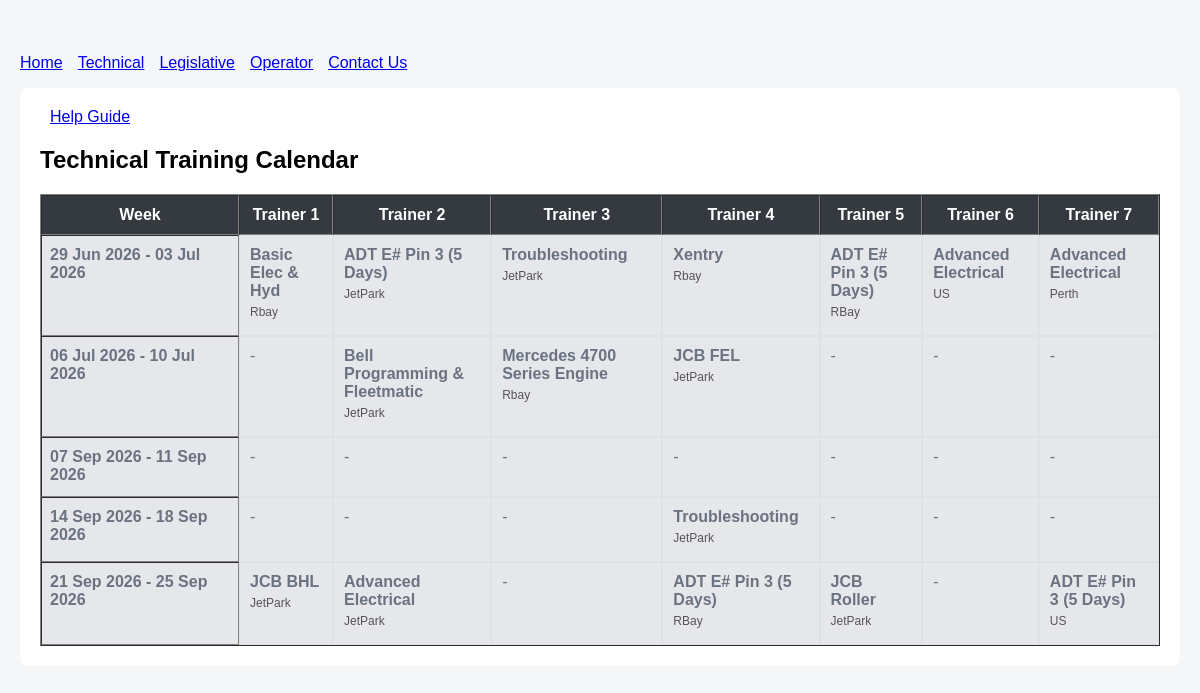
The app's page /technical/ with its own data.
### system/models.py (models this page shows, shortened)
class Instructor(models.Model):
    name = models.CharField(max_length=100, unique=True)
    category = models.CharField(max_length=50, choices=[("technical", "Technical"), ("legislative", "Legislative")], default="technical")

class TrainingWeek(models.Model):
    week_range = models.CharField(max_length=100, unique=True, blank=True)
    start_date = models.DateField(null=True, blank=True)
    end_date = models.DateField(null=True, blank=True)
    class Meta:
        ordering = ['start_date']
    @property
    def display_name(self):
        if self.start_date and self.end_date:
            if self.start_date == self.end_date:
                return self.start_date.strftime('%d %b %Y')
            return f"{self.start_date.strftime('%d %b %Y')} - {self.end_date.strftime('%d %b %Y')}"
        return self.week_range or ""
    @property
    def is_booking_closed(self):
        today = date.today()
        if self.end_date and self.end_date < today:
            return True
        if not self.start_date:
            return False
        return today >= self.start_date - timedelta(days=7)

class ScheduleSlot(models.Model):
    week = models.ForeignKey(TrainingWeek, models.CASCADE, related_name="slots")
    instructor = models.ForeignKey(Instructor, on_delete=models.CASCADE, related_name="slots")
    training_title = models.CharField(max_length=200, help_text="e.g., ADT E# PIN 3 (5 Days)")
    venue_info = models.CharField(max_length=100, help_text="e.g., JetPark")
    prerequisite = models.TextField(blank=True, help_text="Optional prerequisite shown on the booking form")
    capacity = models.PositiveIntegerField(default=12, help_text="Total seats available")
    class Meta:
        unique_together = ("instructor", "week")
    @property
    def booked_count(self):
        tech_count = self.technical_booking.count()
        return tech_count
    @property
    def seats_remaining(self):
        return max(self.capacity - self.booked_count, 0)

### system/views.py (the view)
# urls.py: path('technical/', views.technical_page, name='technical'),
def technical_page(request):
    instructors = Instructor.objects.filter(category="technical")
    weeks = TrainingWeek.objects.all().order_by("start_date")
    slots = ScheduleSlot.objects.select_related("week", "instructor").all()
    grid_lookup = {}
    for slot in slots:
        grid_lookup[(slot.week_id, slot.instructor_id)] = slot
    calendar_rows = []
    for week in weeks:
        row_cells = []
        for instructor in instructors:
            slot = grid_lookup.get((week.id, instructor.id))
            row_cells.append({"instructor": instructor, "slot": slot})
        calendar_rows.append({"week": week, "cells": row_cells, "booking_closed": week.is_booking_closed})
    context = {
        "technical_instructors": instructors,
        "technical_calendar_rows": calendar_rows,
    }
    return render(request, "technical.html", context)

### system/templates/technical.html (shortened to what this page needs)
﻿{% load static %}
<!DOCTYPE html>
<html lang="en">
<head>
</head>
<body>
<nav>
    <ul>
        <li><a href="{% url 'home' %}">Home</a></li>
        <li><a href="{% url 'technical' %}">Technical</a></li>
        <li><a href="{% url 'legislative' %}">Legislative</a></li>
        <li><a href="{% url 'operator' %}">Operator</a></li>
        <li><a href="{% url 'contact' %}">Contact Us</a></li>
    </ul>
</nav>
<div class="container">
    <div>
        <a href="{% static 'pdf/help_guide_technical.pdf' %}" target="_blank" class="btn btn-info" style="margin-left: 10px;">Help Guide</a>
    </div>
    <h2>Technical Training Calendar</h2>
    <div class="table-responsive">
        <table class="calendar-table" border="1" cellpadding="8" cellspacing="0">
            <thead>
                <tr>
                    <th>Week
                    </th>
                    {% for instructor in technical_instructors %}
                        <th>{{ instructor.name }}
                        </th>
                    {% endfor %}
                </tr>
            </thead>
            <tbody>
                {% for row in technical_calendar_rows %}
                    <tr class="{% if row.booking_closed and not user.is_staff %}booking-closed{% endif %}">
                        <td class="week-col {% if row.booking_closed and not user.is_staff %}booking-closed{% endif %}">
                            {% if user.is_staff %}
                                <a href="{% url 'edit_week_technical' row.week.id %}" class="week-label-link">{{ row.week.display_name }}</a>
                            {% else %}
                                <span>{{ row.week.display_name }}</span>
                            {% endif %}
                        </td>
                        {% for item in row.cells %}
                            {% if item.slot %}
                                <td class="cell-slot {% if user.is_staff %}with-edit{% endif %}{% if item.slot.seats_remaining <= 0 and not user.is_staff %} slot-full{% endif %}">
                                    <span class="slot-title">{{ item.slot.training_title }}</span>
                                    {% if item.slot.venue_info %}
                                        <span class="sub-text">{{ item.slot.venue_info }}</span>
                                    {% endif %}
                                </td>
                            {% else %}
                                <td class="cell-slot">
                                    -
                            {% endif %}
                                </td>
                        {% endfor %}
                    </tr>
                {% endfor %}
            </tbody>
        </table>
    </div>
</div>
</body>
</html>

### system/templates/technical.html (style rules this page uses)
body { font-family: Arial, sans-serif; margin: 20px; background: #f4f6f8; }
nav ul { list-style: none; padding: 0; display: flex; gap: 15px; }
.container { background: white; padding: 20px; border-radius: 8px; }
.calendar-table th { background: #343a40; color: white; text-align: center; padding: 10px; }
.week-col { background: #f8f9fa; font-weight: bold; width: 180px; padding: 10px 8px 12px; vertical-align: top; min-height: 120px; height: 100%; }
.week-col.booking-closed, tr.booking-closed .cell-slot { background: #e5e7eb; color: #6b7280; }
.cell-slot { min-height: 110px; padding: 10px; vertical-align: top; border: 1px solid #dee2e6; position: relative; }
.slot-title { font-weight: bold; display: block; margin-bottom: 5px; }
.sub-text { display: block; font-size: 12px; color: #555; margin-bottom: 6px; }

### records on screen
Instructor: name "Trainer 1", slot.training_title "Basic Elec & Hyd", slot.venue_info "Rbay", slot.training_title "JCB BHL", slot.venue_info "JetPark"
Instructor: name "Trainer 2", slot.training_title "ADT E# Pin 3 (5 Days)", slot.venue_info "JetPark", slot.training_title "Bell Programming & Fleetmatic", slot.training_title "Advanced Electrical"
Instructor: name "Trainer 3", slot.training_title "Troubleshooting", slot.venue_info "JetPark", slot.training_title "Mercedes 4700 Series Engine", slot.venue_info "Rbay"
Instructor: name "Trainer 4", slot.training_title "Xentry", slot.venue_info "Rbay", slot.training_title "JCB FEL", slot.venue_info "JetPark", slot.training_title "Troubleshooting", slot.training_title "ADT E# Pin 3 (5 Days)", slot.venue_info "RBay"
Instructor: name "Trainer 5", slot.training_title "ADT E# Pin 3 (5 Days)", slot.venue_info "RBay", slot.training_title "JCB Roller", slot.venue_info "JetPark"
Instructor: name "Trainer 6", slot.training_title "Advanced Electrical", slot.venue_info "US"
Instructor: name "Trainer 7", slot.training_title "Advanced Electrical", slot.venue_info "Perth", slot.training_title "ADT E# Pin 3 (5 Days)", slot.venue_info "US"
TrainingWeek: week.display_name "29 Jun 2026 - 03 Jul 2026"
TrainingWeek: week.display_name "06 Jul 2026 - 10 Jul 2026"
TrainingWeek: week.display_name "07 Sep 2026 - 11 Sep 2026"
TrainingWeek: week.display_name "14 Sep 2026 - 18 Sep 2026"
TrainingWeek: week.display_name "21 Sep 2026 - 25 Sep 2026"
